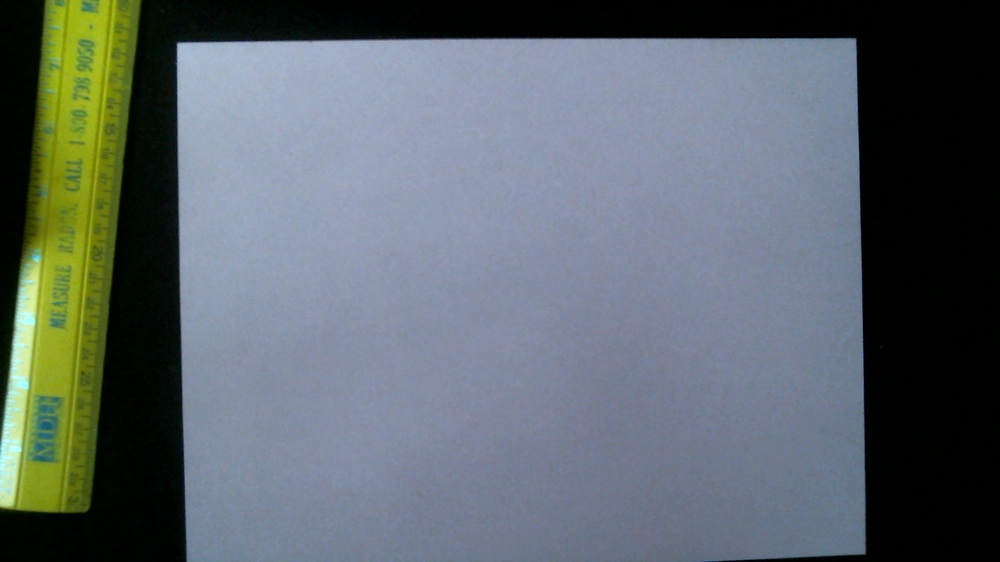
#> input picture OpenCV/resources/Logi.jpg, 1000 x 562 px, shrunk from 1920 x 1080 before the run, found by its file name
$ python Focal_Length_Finder.py
#> lines starting #> are read from the running program, lines starting #| are printed output that depends on the picture; after the words box and inside, x2 and y2 are one past the last pixel; in counts of white or black regions, pixels touching at a corner belong together
import cv2
import numpy as np
import math

objectWidth = 8.5
objectHeight = 11

print("Distance to object")
distance = input()
print("Distance: " + distance + " in")

#Define path
path = "OpenCV/resources/Logi.jpg"


def getRectangle(path):
    image = cv2.imread(path)
    imageHSV = cv2.cvtColor(image,cv2.COLOR_BGR2HSV)
    gray = cv2.cvtColor(image, cv2.COLOR_BGR2GRAY)
    blurred = cv2.GaussianBlur(gray,(5,5),0)
    canny = cv2.Canny(gray,30,150)

    frameMask = cv2.inRange(imageHSV,(150,0,0),(255,150,250))

    ret,binary = cv2.threshold(frameMask,100,255,cv2.THRESH_BINARY)

    contours, hierarchy = cv2.findContours(binary,cv2.RETR_EXTERNAL,cv2.CHAIN_APPROX_SIMPLE)

    cv2.imshow("Canny", binary)
    color = (255,0,0)

    if len(contours)>1:
        bestContour = max(contours, key = cv2.contourArea)

        minRect = cv2.minAreaRect(bestContour)
        box = cv2.boxPoints(minRect)
        box = np.int0(box)
        cv2.drawContours(image, [box], 0, color)

        point1 = box[0]
        point2 = box[1]
        point3 = box[2]

        print("We got 'em")
        cv2.imshow("Image",image)

    else: print("Hmmm")

    return(point1[0],point1[1],point2[0],point2[1],point3[0],point3[1])


def getPixelsToDistance(objectWidth,objectHeight,x1,x2,y1,y2,x3,y3,distance,image):

    #Pixels to inches
    wPix = math.sqrt(math.pow(x2-x1,2) + math.pow(y2-y1,2))
    hPix = math.sqrt(math.pow(x3-x2,2) + math.pow(y3-y2,2))
    multiplierW = image.shape[1] / wPix
    multiplierH = image.shape[0] / hPix
    inchesW = multiplierW * objectWidth
    inchesH = multiplierH * objectHeight
    horFOV = math.degrees( math.atan2( ( .5*inchesW ), int(distance) ) ) * 2
    verFOV = math.degrees( math.atan2( ( .5*inchesH ), int(distance) ) ) * 2

    return horFOV,verFOV


image = cv2.imread(path)
#> image is the input picture: shape (562, 1000, 3); mean B, G, R 107.8, 103.2, 93.9

x1,x2,y1,y2,x3,y3 = getRectangle(path)
#> in getRectangle, `imageHSV = cv2.cvtColor(image,cv2.COLOR_BGR2HSV)`: imageHSV: shape (562, 1000, 3); mean H, S, V 83.6, 83.8, 116.7
#> in getRectangle, `gray = cv2.cvtColor(image, cv2.COLOR_BGR2GRAY)`:
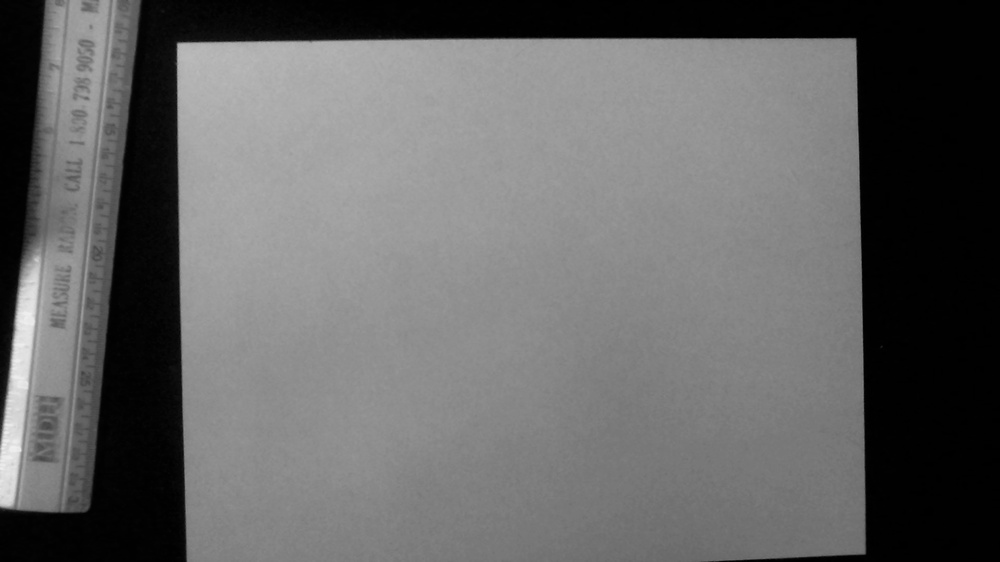
#> gray: shape (562, 1000); min 0, max 240, mean 101
#> in getRectangle, `canny = cv2.Canny(gray,30,150)`:
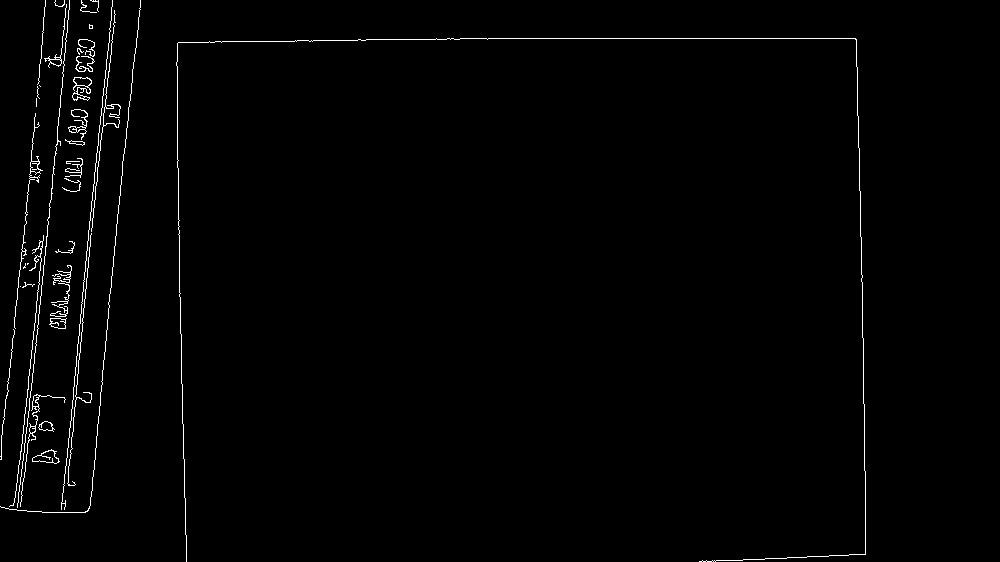
#> canny: shape (562, 1000); 1.2% white in thin lines or dots, all inside (x1, y1, x2, y2) = (0, 0, 866, 562)
#> in getRectangle, `frameMask = cv2.inRange(imageHSV,(150,0,0),(255,150,250))`:
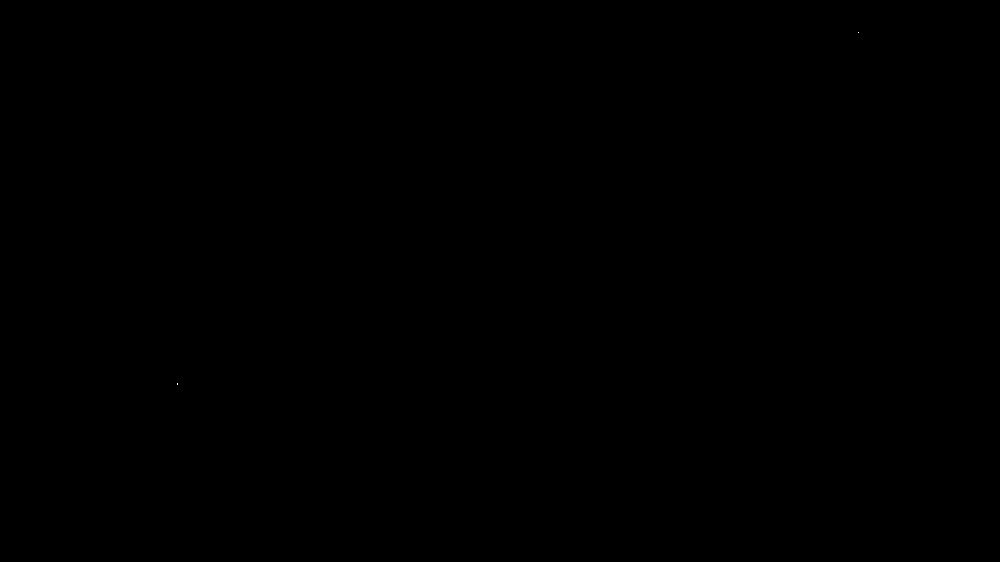
#> frameMask: shape (562, 1000); 0% white in thin lines or dots, all inside (x1, y1, x2, y2) = (177, 32, 859, 385)
#> in getRectangle, `contours, hierarchy = cv2.findContours(binary,cv2.RETR_EXTERNAL,cv2.CH..`: contours = 2 contours, all with area under 20
#> in getRectangle, `bestContour = max(contours, key = cv2.contourArea)`: bestContour = [[177, 383], [177, 384]]
#> in getRectangle, `minRect = cv2.minAreaRect(bestContour)`: minRect = ((177, 383.5), (1, 0), -90)
#> in getRectangle, `box = cv2.boxPoints(minRect)`: box = [[177, 384], [177, 384], [177, 383], [177, 383]]
#> in getRectangle, `cv2.drawContours(image, [box], 0, color)`: image: shape (562, 1000, 3); under 0.01% of pixels changed, all inside (x1, y1, x2, y2) = (177, 383, 178, 385)
#> in getRectangle, `point1 = box[0]`: point1 = [177, 384]
#> in getRectangle, `point3 = box[2]`: point3 = [177, 383]
#> x1 = 177; x2 = 384; y1 = 177; y2 = 384; x3 = 177; y3 = 383

horizontalFOV,verticalFOV = getPixelsToDistance(objectWidth,objectHeight,x1,x2,y1,y2,x3,y3,distance,image)
#> in getPixelsToDistance, `wPix = math.sqrt(math.pow(x2-x1,2) + math.pow(y2-y1,2))`: wPix = 292.7
#> in getPixelsToDistance, `hPix = math.sqrt(math.pow(x3-x2,2) + math.pow(y3-y2,2))`: hPix = 207
#> in getPixelsToDistance, `multiplierW = image.shape[1] / wPix`: multiplierW = 3.42
#> in getPixelsToDistance, `multiplierH = image.shape[0] / hPix`: multiplierH = 2.71
#> in getPixelsToDistance, `inchesW = multiplierW * objectWidth`: inchesW = 29.04
#> in getPixelsToDistance, `inchesH = multiplierH * objectHeight`: inchesH = 29.86
#> (the run stopped early here; a loop or call above may not have finished)

$ run again, with OpenCV/resources/PaperPic.jpg copied over OpenCV/resources/Logi.jpg
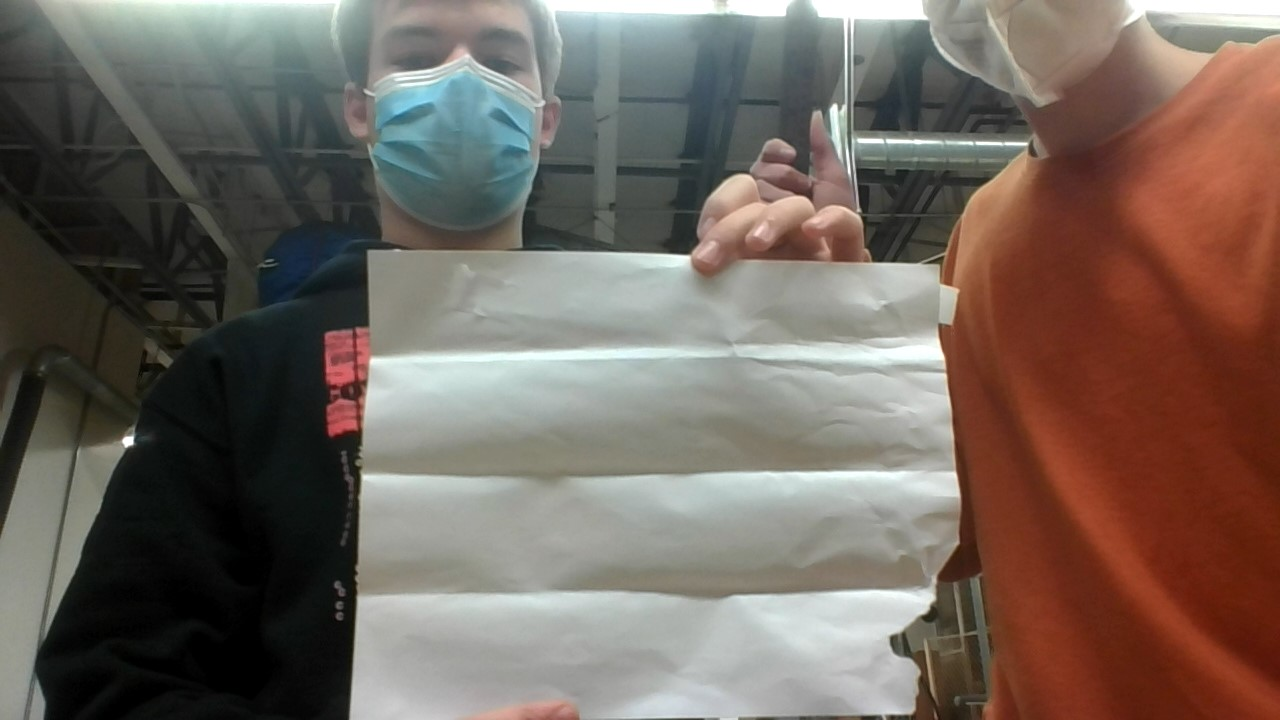
#> input picture OpenCV/resources/PaperPic.jpg, 1280 x 720 px, found by its file name
#> image is the input picture: shape (720, 1280, 3); mean B, G, R 94.1, 102.3, 114.5
#> imageHSV: shape (720, 1280, 3); mean H, S, V 41.6, 64.6, 118.9
#> in getRectangle, `canny = cv2.Canny(gray,30,150)`:
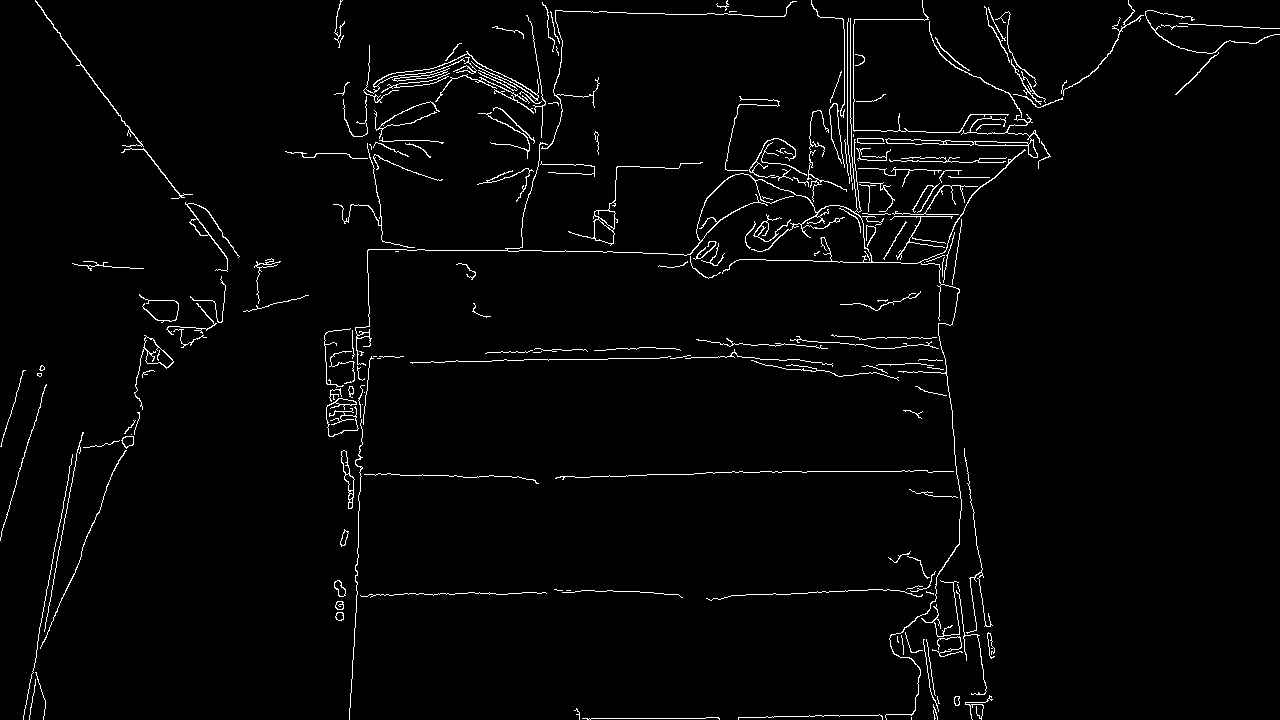
#> canny: shape (720, 1280); 2.4% white in thin lines or dots
#> in getRectangle, `frameMask = cv2.inRange(imageHSV,(150,0,0),(255,150,250))`:
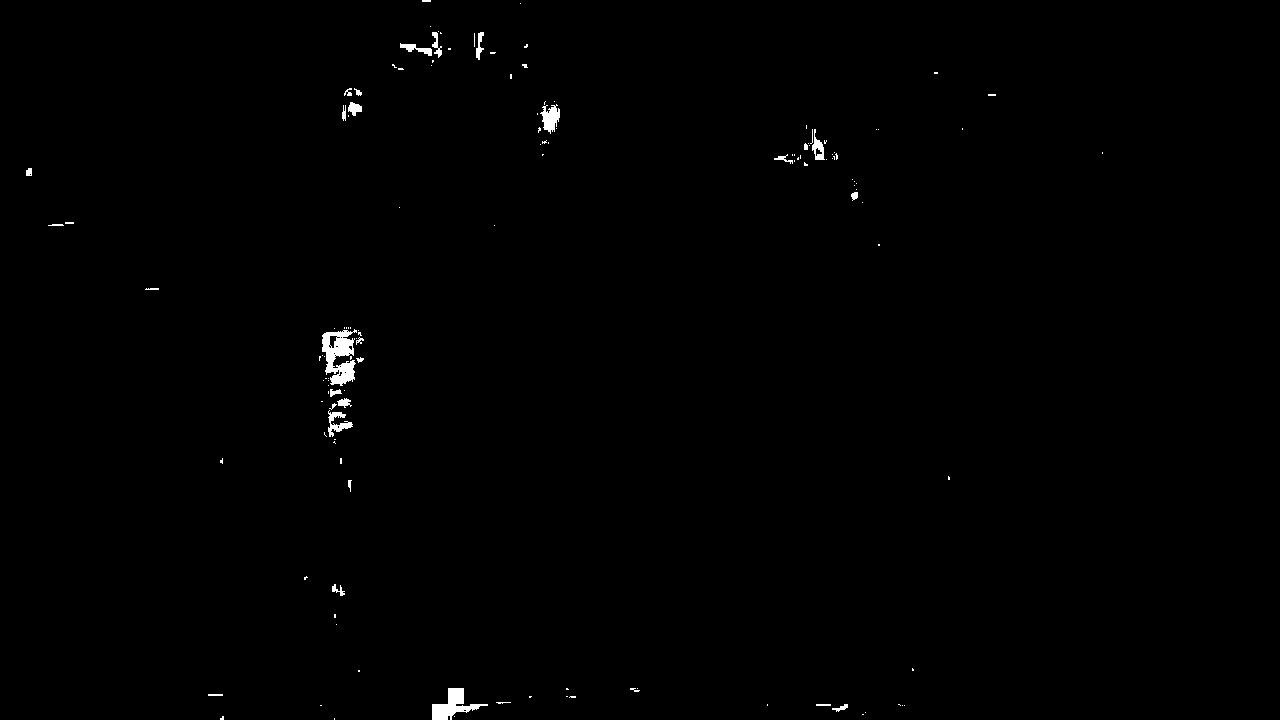
#> frameMask: shape (720, 1280); 0.49% white; 134 white regions (106 under 20 px)
#> contours = 134 contours, 116 with area under 20; largest, box (x1, y1, x2, y2) and area: (322, 329, 357, 386) 1128, (432, 688, 488, 720) 672, (540, 104, 560, 134) 286, (328, 410, 353, 437) 206, (812, 129, 825, 160) 172
#> bestContour = contour of 177 points, box (x1, y1, x2, y2) (322, 329, 357, 386), area 1128
#> minRect = ((339, 357), (56, 34), -90)
#> box = [[356, 385], [322, 385], [322, 329], [356, 329]]
#> image: shape (720, 1280, 3); 0.02% of pixels changed, all inside (x1, y1, x2, y2) = (322, 329, 357, 386)
#> point1 = [356, 385]
#> point2 = [322, 385]
#> point3 = [322, 329]
#> x1 = 356; x2 = 385; y1 = 322; y2 = 385; x3 = 322; y3 = 329
#> wPix = 69.35
#> hPix = 84.29
#> multiplierW = 18.46
#> multiplierH = 8.54
#> inchesW = 156.9
#> inchesH = 93.96
